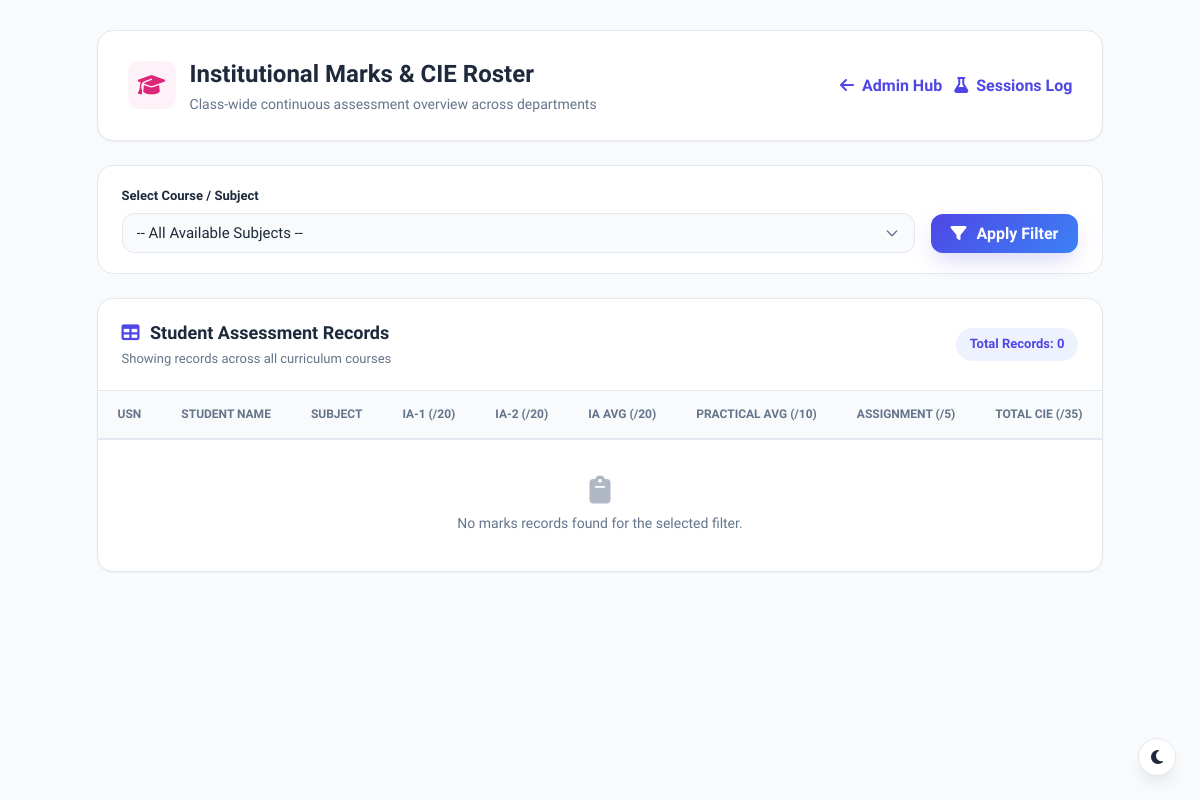
The app's page /admin/marks (signed in), older data.
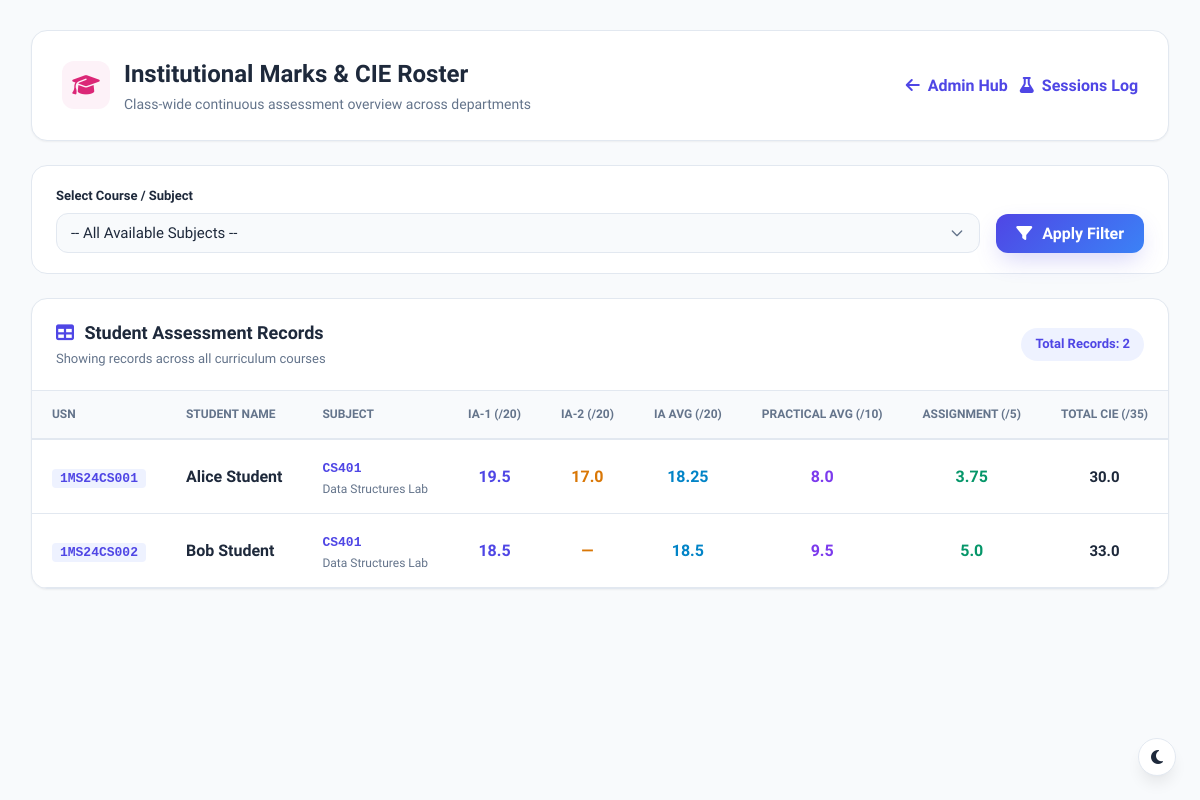
The same page, newer data.
### tables this page shows
CREATE TABLE internal_marks (
    id INTEGER PRIMARY KEY AUTOINCREMENT,
    student_id TEXT NOT NULL,
    subject_id TEXT NOT NULL,
    ia1 REAL DEFAULT 0,
    ia2 REAL DEFAULT 0,
    assignment REAL DEFAULT 0,
    seminar REAL DEFAULT 0,
    viva REAL DEFAULT 0,
    practical REAL DEFAULT 0, max_ia1 REAL DEFAULT 20, max_ia2 REAL DEFAULT 20, teacher_id TEXT, updated_at TEXT,
    FOREIGN KEY (student_id) REFERENCES students(usn) ON DELETE CASCADE,
    FOREIGN KEY (subject_id) REFERENCES subjects(subject_code) ON DELETE CASCADE
);

CREATE TABLE students(
        id INTEGER PRIMARY KEY AUTOINCREMENT,
        usn TEXT UNIQUE NOT NULL,
        fullname TEXT NOT NULL,
        email TEXT UNIQUE NOT NULL,
        department TEXT NOT NULL,
        semester INTEGER NOT NULL,
        section TEXT NOT NULL,
        qr_path TEXT
    );

CREATE TABLE "subjects" (id INTEGER PRIMARY KEY AUTOINCREMENT, subject_code TEXT UNIQUE NOT NULL, subject_name TEXT NOT NULL, department TEXT NOT NULL, semester INTEGER NOT NULL);

### app.py (the view)
@app.route("/admin/marks")
@role_required("admin")
def admin_marks():
    selected_subject = request.args.get("subject", "").strip().upper()
    conn = get_db_connection()
    cursor = conn.cursor()
    cursor.execute("SELECT subject_code, subject_name, department, semester FROM subjects ORDER BY subject_code ASC")
    all_subjects = cursor.fetchall()
    if selected_subject:
        cursor.execute("""
            SELECT im.student_id, st.fullname, im.subject_id, s.subject_name,
                   im.ia1, im.ia2, im.max_ia1, im.max_ia2
            FROM internal_marks im
            JOIN students st ON im.student_id = st.usn
            JOIN subjects s ON im.subject_id = s.subject_code
            WHERE im.subject_id = ?
            ORDER BY im.student_id ASC
        """, (selected_subject,))
    else:
        cursor.execute("""
            SELECT im.student_id, st.fullname, im.subject_id, s.subject_name,
                   im.ia1, im.ia2, im.max_ia1, im.max_ia2
            FROM internal_marks im
            JOIN students st ON im.student_id = st.usn
            JOIN subjects s ON im.subject_id = s.subject_code
            ORDER BY im.subject_id ASC, im.student_id ASC
        """)
    raw_records = cursor.fetchall()
    marks_records = []
    for r in raw_records:
        usn = r["student_id"]
        sub_code = r["subject_id"]
        ia1_val = r["ia1"]
        ia2_val = r["ia2"]
        valid_ias = [float(x) for x in [ia1_val, ia2_val] if x is not None and str(x) != ""]
        ia_avg = round(sum(valid_ias) / len(valid_ias), 2) if valid_ias else None
        cursor.execute("""
            SELECT AVG(practical_marks) as avg_p, AVG(assignment_marks) as avg_a
            FROM experiment_marks
            WHERE student_id = ? AND subject_id = ?
        """, (usn, sub_code))
        exp_stats = cursor.fetchone()
        prac_avg = round(exp_stats["avg_p"], 2) if exp_stats and exp_stats["avg_p"] is not None else None
        assign_avg = round(exp_stats["avg_a"], 2) if exp_stats and exp_stats["avg_a"] is not None else None
        components = [c for c in [ia_avg, prac_avg, assign_avg] if c is not None]
        total_score = round(sum(components), 2) if components else None
        marks_records.append({
            "student_id": usn,
            "fullname": r["fullname"],
            "subject_id": sub_code,
            "subject_name": r["subject_name"],
            "ia1": ia1_val,
            "ia2": ia2_val,
            "ia_avg": ia_avg,
            "practical_avg": prac_avg,
            "assignment_avg": assign_avg,
            "total_score": total_score
        })
    conn.close()
    return render_template(
        "admin_marks.html",
        all_subjects=all_subjects,
        selected_subject=selected_subject,
        marks_records=marks_records
    )

### app.py (called while the page is built, shortened)
def role_required(*allowed_roles):
    def decorator(f):
        @wraps(f)
        def decorated_function(*args, **kwargs):
            if "user_id" not in session or "role" not in session:
                return redirect(url_for("login"))
            user_role = session.get("role")
            return f(*args, **kwargs)
        return decorated_function
    return decorator

### database.py (called while the page is built)
def get_db_connection():
    conn = sqlite3.connect("database.db")
    conn.execute("PRAGMA foreign_keys = ON;")
    conn.row_factory = sqlite3.Row
    return conn

### templates/admin_marks.html (shortened to what the changed rows need)
<!DOCTYPE html>
<html lang="en">
<head>
    <link rel="stylesheet" href="{{ url_for('static', filename='css/dashboard.css') }}">
    <link rel="stylesheet" href="{{ url_for('static', filename='css/style.css') }}">
    <link rel="stylesheet" href="https://cdnjs.cloudflare.com/ajax/libs/font-awesome/6.5.2/css/all.min.css">
</head>
<body style="background: var(--bg-main);">
    <div style="max-width: 1360px; margin: 30px auto; padding: 0 24px;">
        <div style="display: flex; justify-content: space-between; align-items: center; flex-wrap: wrap; gap: 20px; background: var(--card-bg); padding: 24px 30px; border-radius: var(--radius-lg); box-shadow: var(--shadow-sm); border: 1px solid var(--border); margin-bottom: 24px;">
            <div style="display: flex; align-items: center; gap: 14px;">
                <div>
                    <h1 style="font-size: 24px; font-weight: 800; color: var(--text-main); margin: 0;">Institutional Marks & CIE Roster</h1>
                </div>
            </div>
        </div>
        <div class="table-card" style="background: var(--card-bg); border-radius: var(--radius-lg); border: 1px solid var(--border); overflow: hidden; box-shadow: var(--shadow-sm); margin-bottom: 30px;">
            <div style="padding: 20px 24px; border-bottom: 1px solid var(--border); display: flex; justify-content: space-between; align-items: center; flex-wrap: wrap; gap: 12px;">
                <div>
                    <h3 style="font-size: 18px; font-weight: 800; color: var(--text-main); margin: 0;">
                    </h3>
                    <p style="font-size: 13px; color: var(--text-muted); margin: 2px 0 0 0;">
                    </p>
                </div>
                <span class="badge badge-primary" style="font-size: 13px; padding: 6px 14px;">
                    Total Records: {{ marks_records|length }}
                </span>
            </div>
            <div style="overflow-x: auto;">
                <table class="data-table" style="width: 100%; border-collapse: collapse;">
                    <thead>
                        <tr style="background: var(--bg-main); border-bottom: 2px solid var(--border);">
                            <th style="padding: 14px 20px; text-align: left; font-size: 12px; font-weight: 700; color: var(--text-muted); text-transform: uppercase;">USN</th>
                            <th style="padding: 14px 20px; text-align: left; font-size: 12px; font-weight: 700; color: var(--text-muted); text-transform: uppercase;">Student Name</th>
                            <th style="padding: 14px 20px; text-align: left; font-size: 12px; font-weight: 700; color: var(--text-muted); text-transform: uppercase;">Subject</th>
                            <th style="padding: 14px 20px; text-align: center; font-size: 12px; font-weight: 700; color: var(--text-muted); text-transform: uppercase;">IA-1 (/20)</th>
                            <th style="padding: 14px 20px; text-align: center; font-size: 12px; font-weight: 700; color: var(--text-muted); text-transform: uppercase;">IA-2 (/20)</th>
                            <th style="padding: 14px 20px; text-align: center; font-size: 12px; font-weight: 700; color: var(--text-muted); text-transform: uppercase;">IA Avg (/20)</th>
                            <th style="padding: 14px 20px; text-align: center; font-size: 12px; font-weight: 700; color: var(--text-muted); text-transform: uppercase;">Practical Avg (/10)</th>
                            <th style="padding: 14px 20px; text-align: center; font-size: 12px; font-weight: 700; color: var(--text-muted); text-transform: uppercase;">Assignment (/5)</th>
                            <th style="padding: 14px 20px; text-align: center; font-size: 12px; font-weight: 700; color: var(--text-muted); text-transform: uppercase;">Total CIE (/35)</th>
                        </tr>
                    </thead>
                    <tbody>
                        {% if marks_records %}
                            {% for r in marks_records %}
                            <tr style="border-bottom: 1px solid var(--border);">
                                <td style="padding: 14px 20px;">
                                    <span style="font-weight: 700; font-family: monospace; color: var(--primary); background: #eef2ff; padding: 2px 8px; border-radius: 4px; font-size: 13px;">
                                        {{ r['student_id'] }}
                                    </span>
                                </td>
                                <td style="padding: 14px 20px; font-weight: 600; color: var(--text-main);">
                                    {{ r['fullname'] }}
                                </td>
                                <td style="padding: 14px 20px;">
                                    <span style="font-weight: 700; font-family: monospace; color: #4f46e5;">{{ r['subject_id'] }}</span>
                                    <div style="font-size: 12px; color: var(--text-muted);">{{ r['subject_name'] }}</div>
                                </td>
                                <td style="padding: 14px 20px; text-align: center; font-weight: 700; color: #4f46e5;">
                                    {{ r['ia1'] if r['ia1'] is not none else '—' }}
                                </td>
                                <td style="padding: 14px 20px; text-align: center; font-weight: 700; color: #d97706;">
                                    {{ r['ia2'] if r['ia2'] is not none else '—' }}
                                </td>
                                <td style="padding: 14px 20px; text-align: center; font-weight: 700; color: #0284c7;">
                                    {{ r['ia_avg'] if r['ia_avg'] is not none else '—' }}
                                </td>
                                <td style="padding: 14px 20px; text-align: center; font-weight: 700; color: #7c3aed;">
                                    {{ r['practical_avg'] if r['practical_avg'] is not none else '—' }}
                                </td>
                                <td style="padding: 14px 20px; text-align: center; font-weight: 700; color: #059669;">
                                    {{ r['assignment_avg'] if r['assignment_avg'] is not none else '—' }}
                                </td>
                                <td style="padding: 14px 20px; text-align: center; font-weight: 800; font-size: 15px; color: var(--text-main);">
                                    {{ r['total_score'] if r['total_score'] is not none else '—' }}
                                </td>
                            </tr>
                            {% endfor %}
                        {% else %}
                            <tr>
                                <td colspan="9" style="text-align: center; padding: 36px 20px; color: var(--text-muted); font-size: 14px;">
                                    <i class="fas fa-clipboard" style="font-size: 28px; margin-bottom: 8px; display: block; opacity: 0.5;"></i>
                                    No marks records found for the selected filter.
                                </td>
                            </tr>
                        {% endif %}
                    </tbody>
                </table>
            </div>
        </div>
    </div>
</body>
</html>

Row changes from the older to the newer data that the page shows:
added internal_marks: student_id "1MS24CS001", fullname "Alice Student", subject_id "CS401", subject_name "Data Structures Lab", ia1 "19.5", ia2 "17.0", r "18.25", r "8.0", r "3.75", r "30.0"
added internal_marks: student_id "1MS24CS002", fullname "Bob Student", subject_id "CS401", subject_name "Data Structures Lab", ia1 "18.5", r "—", r "9.5", r "5.0", r "33.0"
Text that changed along with them:
{{ marks_records|length }}: "0" → "2"
text no longer shown: "No marks records found for the selected filter."
